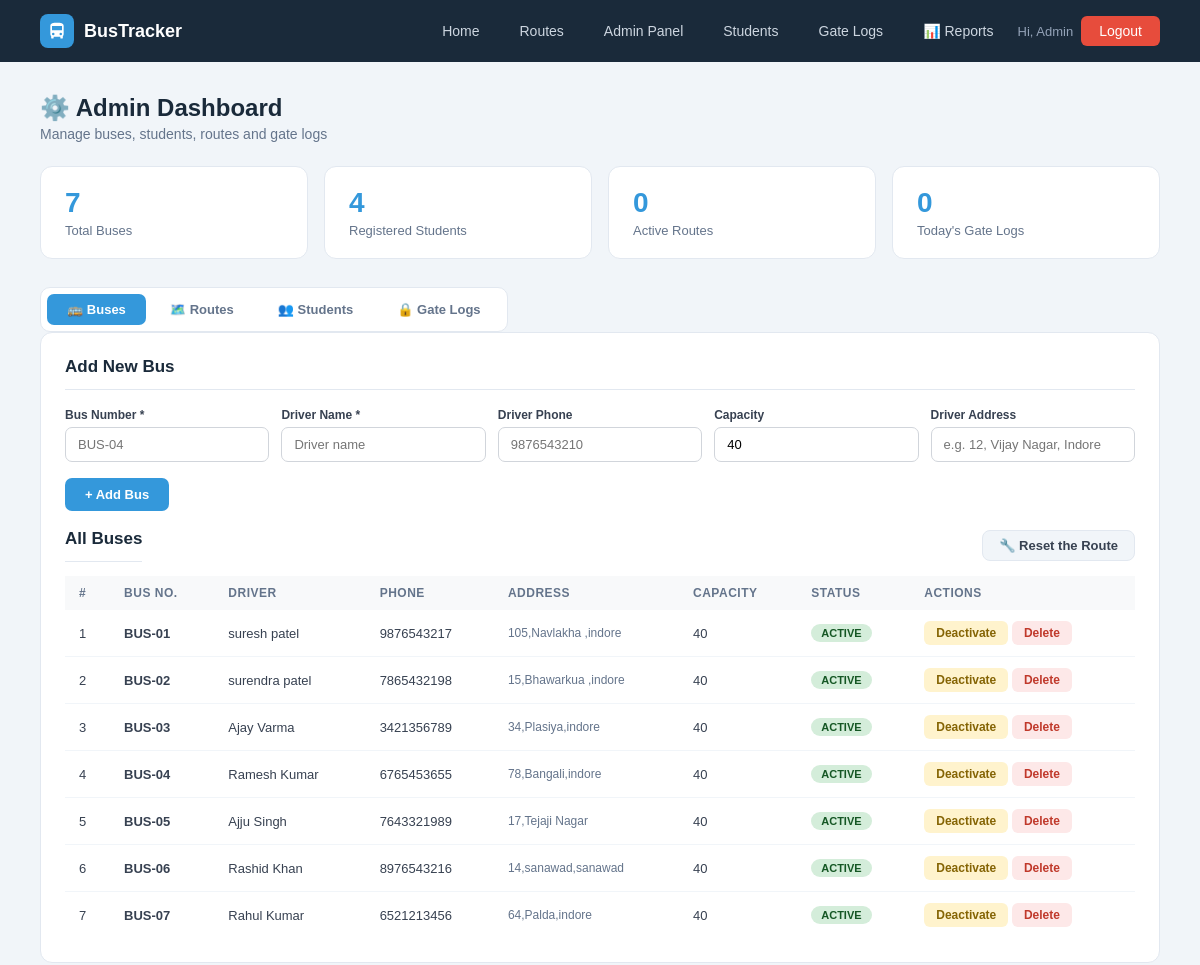
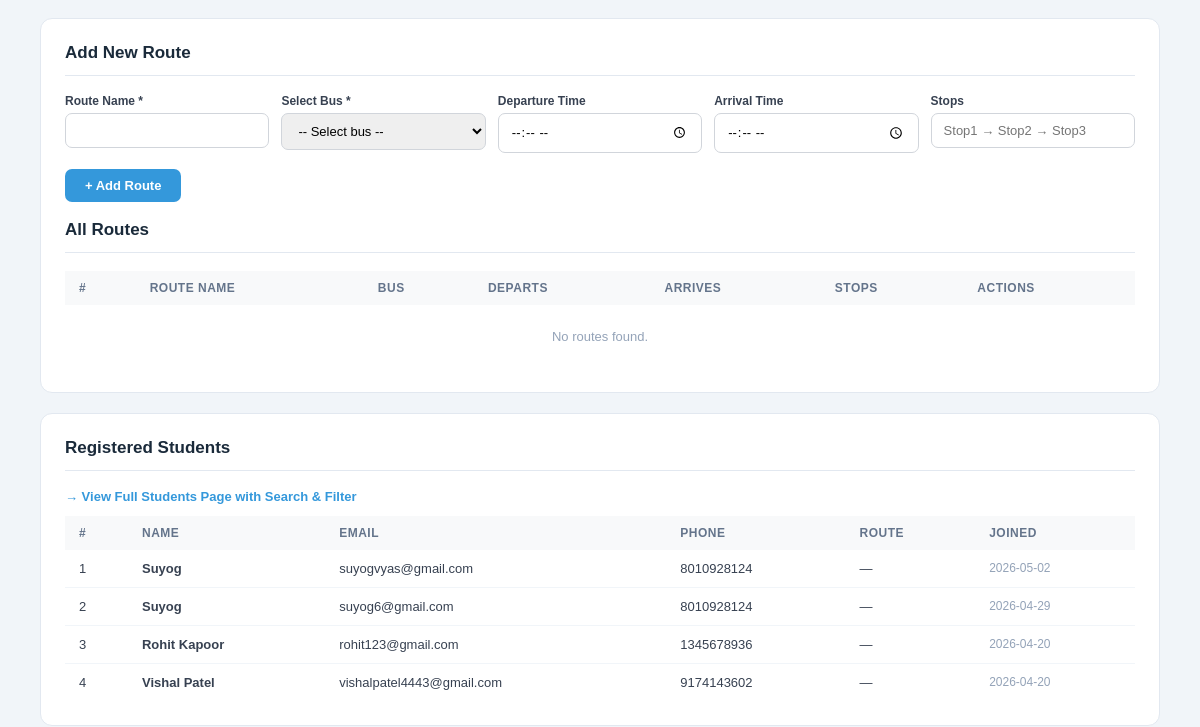
Page /admin (signed in, upper part) on the earlier database version (2 pictures, top to bottom).
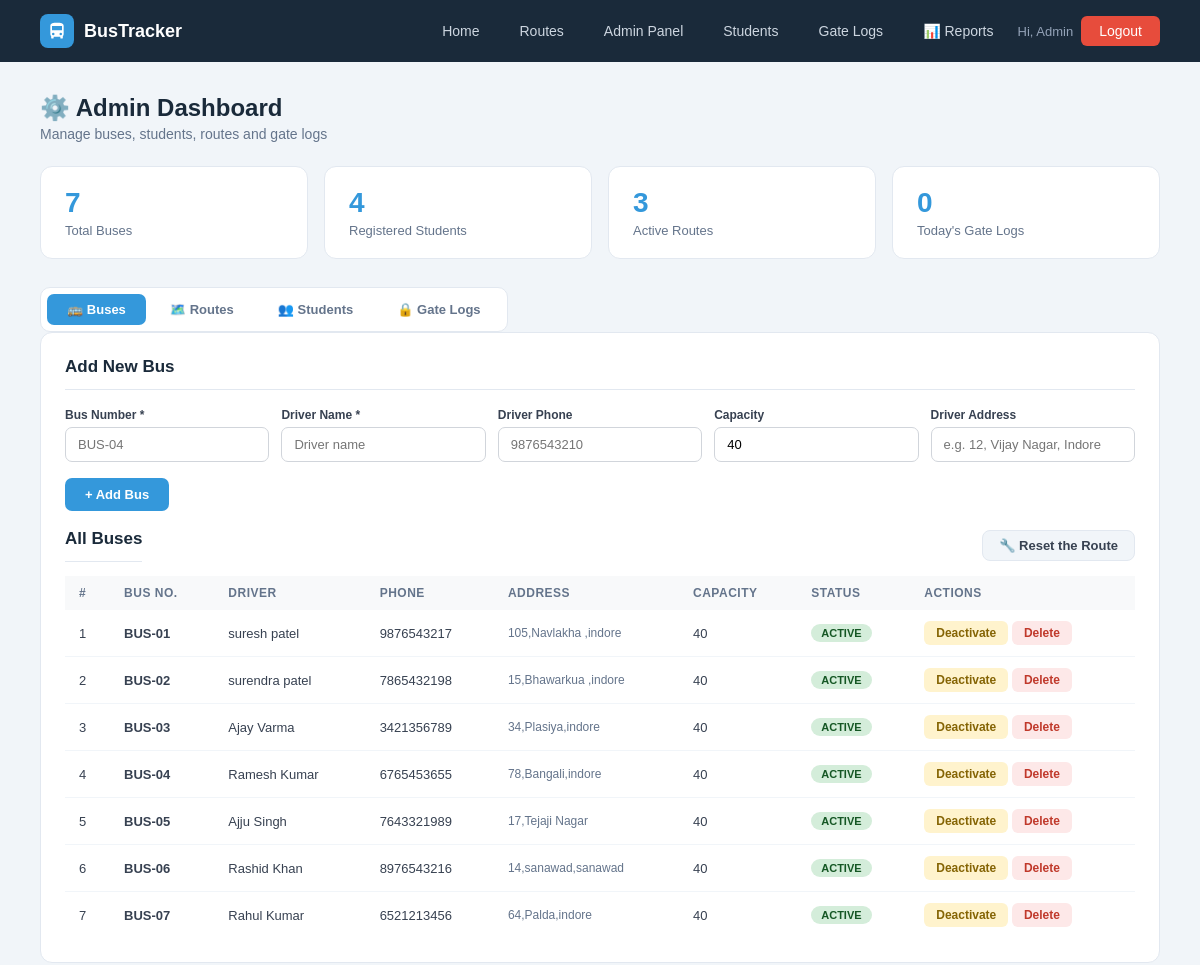
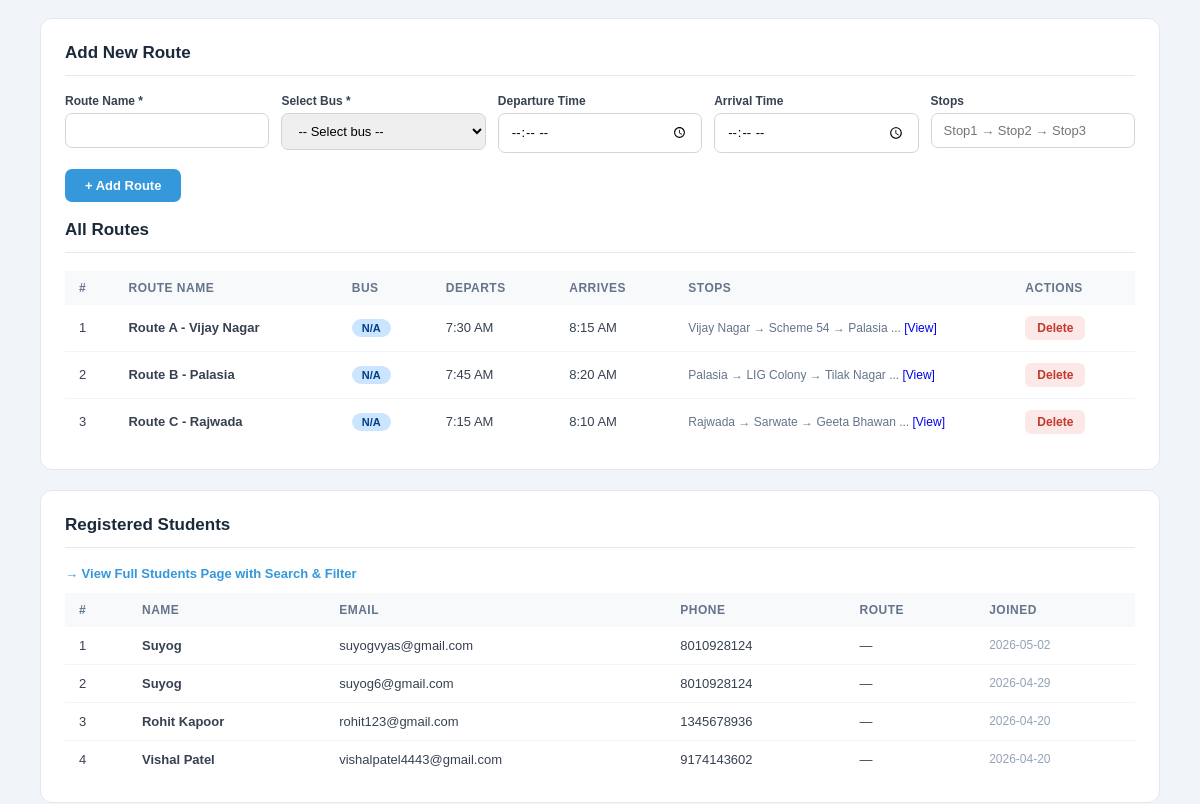
Same page on the later database version (2 pictures, top to bottom).
### tables this page shows
CREATE TABLE buses (
        id INTEGER PRIMARY KEY AUTOINCREMENT,
        bus_number TEXT UNIQUE NOT NULL, driver_name TEXT NOT NULL,
        driver_phone TEXT, capacity INTEGER DEFAULT 40,
        status TEXT DEFAULT 'active',
        current_lat REAL DEFAULT 22.7196, current_lng REAL DEFAULT 75.8577, driver_address TEXT);

CREATE TABLE users (
        id INTEGER PRIMARY KEY AUTOINCREMENT,
        name TEXT NOT NULL, email TEXT UNIQUE NOT NULL,
        password TEXT NOT NULL, role TEXT DEFAULT 'student',
        phone TEXT, route_id INTEGER,
        created_at TIMESTAMP DEFAULT CURRENT_TIMESTAMP);

CREATE TABLE routes (
        id INTEGER PRIMARY KEY AUTOINCREMENT,
        route_name TEXT NOT NULL, bus_id INTEGER,
        start_point TEXT, end_point TEXT,
        departure_time TEXT, arrival_time TEXT, stops TEXT, original_bus_id INTEGER,
        FOREIGN KEY(bus_id) REFERENCES buses(id));

### app.py (the view)
@app.route('/admin')
@admin_required
def admin_dashboard():
    db = get_db()
    buses    = db.execute("SELECT * FROM buses").fetchall()
    students = db.execute('''SELECT u.*,r.route_name FROM users u
                             LEFT JOIN routes r ON u.route_id=r.id
                             WHERE u.role='student' ORDER BY u.created_at DESC''').fetchall()
    routes   = db.execute("SELECT r.*,b.bus_number FROM routes r LEFT JOIN buses b ON r.bus_id=b.id").fetchall()
    logs     = db.execute("SELECT * FROM gate_logs ORDER BY log_time DESC LIMIT 15").fetchall()
    stats = dict(
        total_buses=db.execute("SELECT COUNT(*) FROM buses").fetchone()[0],
        total_students=db.execute("SELECT COUNT(*) FROM users WHERE role='student'").fetchone()[0],
        total_routes=db.execute("SELECT COUNT(*) FROM routes").fetchone()[0],
        today_logs=db.execute("SELECT COUNT(*) FROM gate_logs WHERE DATE(log_time)=DATE('now')").fetchone()[0])
    db.close(); return render_template('admin.html', buses=buses, students=students, routes=routes, logs=logs, stats=stats)

### app.py (called while the page is built, shortened)
def get_db():
    conn = sqlite3.connect(DB)
    conn.row_factory = sqlite3.Row
    return conn

def admin_required(f):
    @wraps(f)
    def dec(*a, **kw):
        if 'admin' not in session:
            flash('Admin access required.', 'error')
            return redirect(url_for('admin_login'))
        return f(*a, **kw)
    return dec

@app.context_processor
def inject_notifications():
    return dict(notifications=[], unread_count=0)

### templates/admin.html (shortened to what the changed rows need)
{% extends "base.html" %}
{% block content %}
<div class="page">
    <div class="page-header">
        <div style="display:flex;gap:12px;align-items:flex-start;flex-wrap:wrap;justify-content:space-between;">
            <div>
                <h1>⚙️ Admin Dashboard</h1>
            </div>
        </div>
    </div>
    <div class="stat-cards">
        <div class="stat-card"><div class="num">{{ stats.total_routes }}</div><div class="lbl">Active Routes</div></div>
    </div>
    <div class="tab-wrap">
        <div class="tab-contents">
            <div class="panel" id="content-buses">
                <h2>Add New Bus</h2>
                <br>
                <div style="display:flex;align-items:center;justify-content:space-between;margin-bottom:14px;">
                    <h2 style="margin:0;">All Buses</h2>
                </div>
                <table>
                    <thead><tr><th>#</th><th>Bus No.</th><th>Driver</th><th>Phone</th><th>Address</th><th>Capacity</th><th>Status</th><th>Actions</th></tr></thead>
                    <tbody>
                    {% for b in buses %}
                    <tr>
                        <td>{{ loop.index }}</td>
                        <td><b>{{ b.bus_number }}</b></td>
                        <td>{{ b.driver_name }}</td>
                        <td>{{ b.driver_phone or '—' }}</td>
                        <td style="font-size:12px;color:#64748b;max-width:160px;">{{ b.driver_address or '—' }}</td>
                        <td>{{ b.capacity }}</td>
                        <td><span class="badge {{ 'badge-green' if b.status=='active' else 'badge-red' }}">{{ b.status.upper() }}</span></td>
                        <td>
                            {% if b.status == 'active' %}
                            <a href="{{ url_for('bus_status', bid=b.id, status='inactive') }}" class="btn-sm btn-warning">Deactivate</a>
                            {% else %}
                            <a href="{{ url_for('bus_status', bid=b.id, status='active') }}" class="btn-sm btn-success">Activate</a>
                            {% endif %}
                            <a href="{{ url_for('delete_bus', bid=b.id) }}" class="btn-sm btn-danger">Delete</a>
                        </td>
                    </tr>
                    {% else %}
                    <tr><td colspan="7" style="text-align:center;color:#94a3b8;padding:24px">No buses found.</td></tr>
                    {% endfor %}
                    </tbody>
                </table>
            </div>
           <div class="panel" id="content-routes">
             <h2>Add New Route</h2>
            <br>
             <h2>All Routes</h2>
             <table>
                <thead>
                    <tr>
                        <th>#</th>
                        <th>Route Name</th>
                        <th>Bus</th>
                        <th>Departs</th>
                        <th>Arrives</th>
                        <th>Stops</th>
                        <th>Actions</th>
                    </tr>
                </thead>
                <tbody>
                    {% for r in routes %}
                    <tr>
                        <td>{{ loop.index }}</td>
                        <td><b>{{ r.route_name }}</b></td>
                        <td><span class="badge badge-blue">{{ r.bus_number or 'N/A' }}</span></td>
                        <td>
                            {% if r.departure_time %}
                                {{ (r.departure_time[:2]|int % 12 or 12) }}:{{ r.departure_time[3:] }}
                                {{ 'AM' if r.departure_time[:2]|int < 12 else 'PM' }}
                            {% else %}
                                 —
                            {% endif %}
                        </td>
                        <td>
                            {% if r.arrival_time %}
                                {{ (r.arrival_time[:2]|int % 12 or 12) }}:{{ r.arrival_time[3:] }}
                                {{ 'AM' if r.arrival_time[:2]|int < 12 else 'PM' }}
                            {% else %}
                               —
                            {% endif %}
                        </td>
                        <td style="max-width:240px;font-size:12px;color:#64748b">
                        {% if r.stops %}
                        {% set stop_list = r.stops.replace(',','→').split('→') %}
                        {{ stop_list[0].strip() }}
                        {% if stop_list|length > 1 %} → {{ stop_list[1].strip() }}{% endif %}
                        {% if stop_list|length > 2 %} → {{ stop_list[2].strip() }}{% endif %}
                        {% if stop_list|length > 3 %}
                            ...
                            <a href="#" onclick="alert(`{{ r.stops }}`)">[View]</a>
                        {% endif %}
                {% else %}
                    —
                {% endif %}
            </td>
            <td>
                <a href="{{ url_for('delete_route', rid=r.id) }}"
                   onclick="return confirm('Are you sure you want to delete this route?')"
                   class="btn-sm btn-danger">
                   Delete
                </a>
            </td>
        </tr>
        {% else %}
        <tr>
            <td colspan="7" style="text-align:center;color:#94a3b8;padding:24px">
                No routes found.
            </td>
        </tr>
        {% endfor %}
        </tbody>
    </table>
</div>
            <div class="panel" id="content-students">
                <h2>Registered Students</h2>
                <table>
                    <thead><tr><th>#</th><th>Name</th><th>Email</th><th>Phone</th><th>Route</th><th>Joined</th></tr></thead>
                    <tbody>
                    {% for s in students[:10] %}
                    <tr>
                        <td>{{ loop.index }}</td>
                        <td><b>{{ s.name }}</b></td>
                        <td>{{ s.email }}</td>
                        <td>{{ s.phone or '—' }}</td>
                        <td>{{ s.route_name or '—' }}</td>
                        <td style="font-size:12px;color:#94a3b8">{{ s.created_at[:10] if s.created_at else '—' }}</td>
                    </tr>
                    {% else %}
                    <tr><td colspan="6" style="text-align:center;color:#94a3b8;padding:24px">No students registered.</td></tr>
                    {% endfor %}
                    </tbody>
                </table>
            </div>
        </div>
    </div>
</div>
{% endblock %}

Differences in the rows shown:
added routes: route_name "Route A - Vijay Nagar", bus_number "N/A", (r.departure_time[:2]|int%12or12) "7", departure_time "30", departure_time "AM", (r.arrival_time[:2]|int%12or12) "8", arrival_time "15", arrival_time "AM", start_point "Vijay Nagar", stop_list "Scheme 54", stop_list "Palasia"
added routes: route_name "Route B - Palasia", bus_number "N/A", (r.departure_time[:2]|int%12or12) "7", departure_time "45", departure_time "AM", (r.arrival_time[:2]|int%12or12) "8", arrival_time "20", arrival_time "AM", start_point "Palasia", stop_list "LIG Colony", stop_list "Tilak Nagar"
added routes: route_name "Route C - Rajwada", bus_number "N/A", (r.departure_time[:2]|int%12or12) "7", departure_time "15", departure_time "AM", (r.arrival_time[:2]|int%12or12) "8", arrival_time "10", arrival_time "AM", start_point "Rajwada", stop_list "Sarwate", stop_list "Geeta Bhawan"
Other differences:
{{ stats.total_routes }}: "0" → "3"
text no longer shown: "No routes found."
